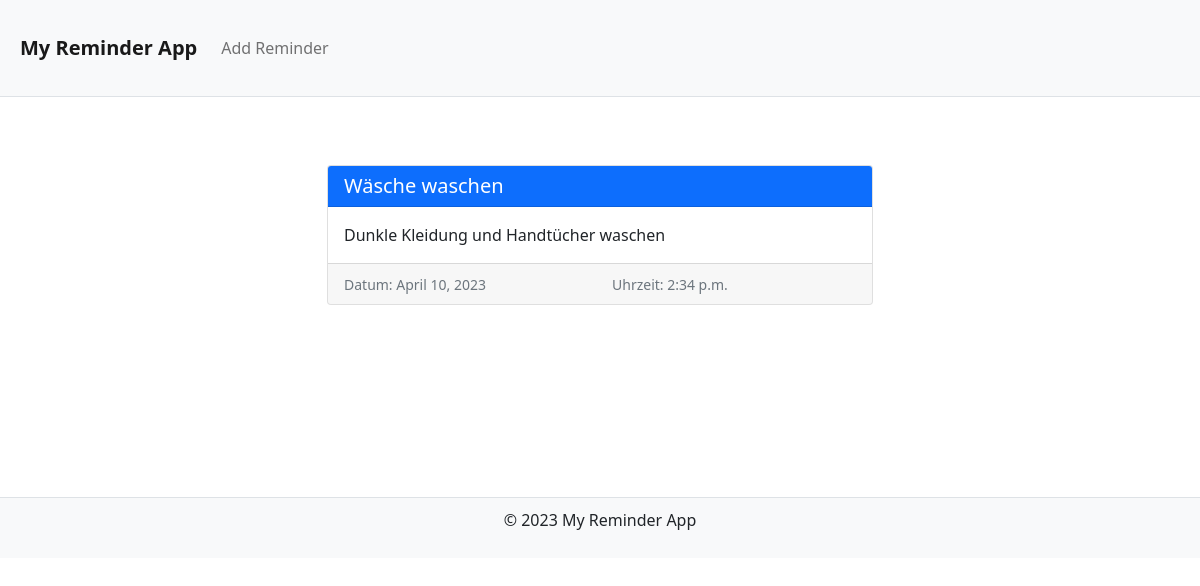
/reminder/4, run on the app's committed database.
### reminder_app/models.py (models this page shows, shortened)
class Reminder(models.Model):
    title = models.CharField(max_length=64)
    date = models.DateField()
    time = models.TimeField()
    description = models.CharField(max_length=64)

### reminder_app/views.py (the view)
# urls.py: path('<int:reminder_id>', views.show_reminder, name='show_reminder')
def show_reminder(request, reminder_id):
    show_reminder = Reminder.objects.get(pk=reminder_id)
    return render(request, 'show_reminder.html', {'show_reminder':show_reminder})

### templates/show_reminder.html
{% extends 'base.html' %}
{% block content %}
<div class="container mt-5">
  <div class="row justify-content-center">
    <div class="col-lg-6 col-md-8 col-sm-12">
      <div class="card">
        <div class="card-header bg-primary text-white">
          <h5 class="card-title mb-0">{{ show_reminder.title }}</h5>
        </div>
        <div class="card-body">
          <p class="card-text">{{ show_reminder.description }}</p>
        </div>
        <div class="card-footer">
          <div class="row">
            <div class="col">
              <small class="text-muted">Datum: {{ show_reminder.date }}</small>
            </div>
            <div class="col text-right">
              <small class="text-muted">Uhrzeit: {{ show_reminder.time }}</small>
            </div>
          </div>
        </div>
      </div>
    </div>
  </div>
</div>
{% endblock %}

### data on the page
Reminder: title "Wäsche waschen", description "Dunkle Kleidung und Handtücher waschen", date "April 10, 2023", time "2:34 p.m."
